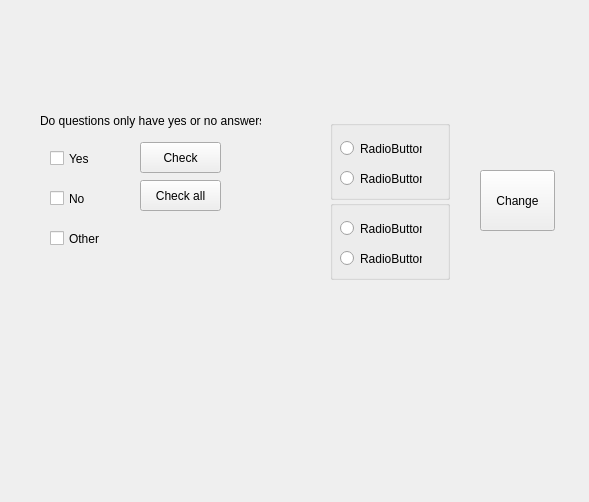
<?xml version="1.0" encoding="UTF-8"?>
<ui version="4.0">
 <class>Form</class>
 <widget class="QWidget" name="Form">
  <property name="geometry">
   <rect>
    <x>0</x>
    <y>0</y>
    <width>589</width>
    <height>502</height>
   </rect>
  </property>
  <property name="windowTitle">
   <string>Form</string>
  </property>
  <widget class="QPushButton" name="pb1">
   <property name="geometry">
    <rect>
     <x>140</x>
     <y>180</y>
     <width>81</width>
     <height>31</height>
    </rect>
   </property>
   <property name="text">
    <string>Check all</string>
   </property>
  </widget>
  <widget class="QCheckBox" name="cb1">
   <property name="geometry">
    <rect>
     <x>50</x>
     <y>150</y>
     <width>70</width>
     <height>17</height>
    </rect>
   </property>
   <property name="text">
    <string>Yes</string>
   </property>
  </widget>
  <widget class="QCheckBox" name="cb2">
   <property name="geometry">
    <rect>
     <x>50</x>
     <y>190</y>
     <width>70</width>
     <height>17</height>
    </rect>
   </property>
   <property name="text">
    <string>No</string>
   </property>
  </widget>
  <widget class="QCheckBox" name="cb3">
   <property name="geometry">
    <rect>
     <x>50</x>
     <y>230</y>
     <width>70</width>
     <height>17</height>
    </rect>
   </property>
   <property name="text">
    <string>Other</string>
   </property>
  </widget>
  <widget class="QLabel" name="label">
   <property name="geometry">
    <rect>
     <x>40</x>
     <y>110</y>
     <width>221</width>
     <height>21</height>
    </rect>
   </property>
   <property name="text">
    <string>Do questions only have yes or no answers?</string>
   </property>
  </widget>
  <widget class="QPushButton" name="pb2">
   <property name="geometry">
    <rect>
     <x>140</x>
     <y>142</y>
     <width>81</width>
     <height>31</height>
    </rect>
   </property>
   <property name="text">
    <string>Check</string>
   </property>
  </widget>
  <widget class="QGroupBox" name="gb1">
   <property name="geometry">
    <rect>
     <x>330</x>
     <y>120</y>
     <width>120</width>
     <height>80</height>
    </rect>
   </property>
   <property name="title">
    <string/>
   </property>
   <widget class="QRadioButton" name="rb1">
    <property name="geometry">
     <rect>
      <x>10</x>
      <y>20</y>
      <width>82</width>
      <height>17</height>
     </rect>
    </property>
    <property name="text">
     <string>RadioButton</string>
    </property>
   </widget>
   <widget class="QRadioButton" name="rb2">
    <property name="geometry">
     <rect>
      <x>10</x>
      <y>50</y>
      <width>82</width>
      <height>17</height>
     </rect>
    </property>
    <property name="text">
     <string>RadioButton</string>
    </property>
   </widget>
  </widget>
  <widget class="QGroupBox" name="gb2">
   <property name="geometry">
    <rect>
     <x>330</x>
     <y>200</y>
     <width>120</width>
     <height>80</height>
    </rect>
   </property>
   <property name="title">
    <string/>
   </property>
   <widget class="QRadioButton" name="rb3">
    <property name="geometry">
     <rect>
      <x>10</x>
      <y>20</y>
      <width>82</width>
      <height>17</height>
     </rect>
    </property>
    <property name="text">
     <string>RadioButton</string>
    </property>
   </widget>
   <widget class="QRadioButton" name="rb4">
    <property name="geometry">
     <rect>
      <x>10</x>
      <y>50</y>
      <width>82</width>
      <height>17</height>
     </rect>
    </property>
    <property name="text">
     <string>RadioButton</string>
    </property>
   </widget>
  </widget>
  <widget class="QPushButton" name="pb3">
   <property name="geometry">
    <rect>
     <x>480</x>
     <y>170</y>
     <width>75</width>
     <height>61</height>
    </rect>
   </property>
   <property name="text">
    <string>Change</string>
   </property>
  </widget>
 </widget>
 <resources/>
 <connections/>
</ui>
